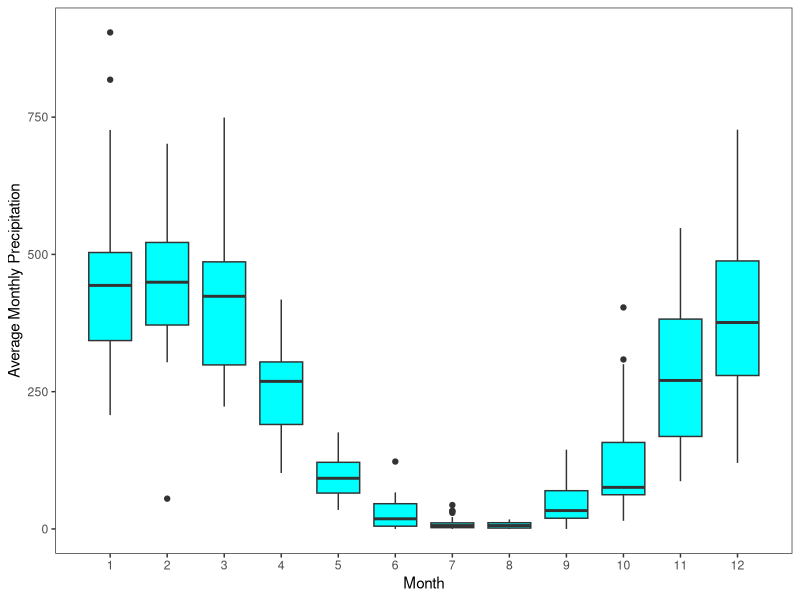
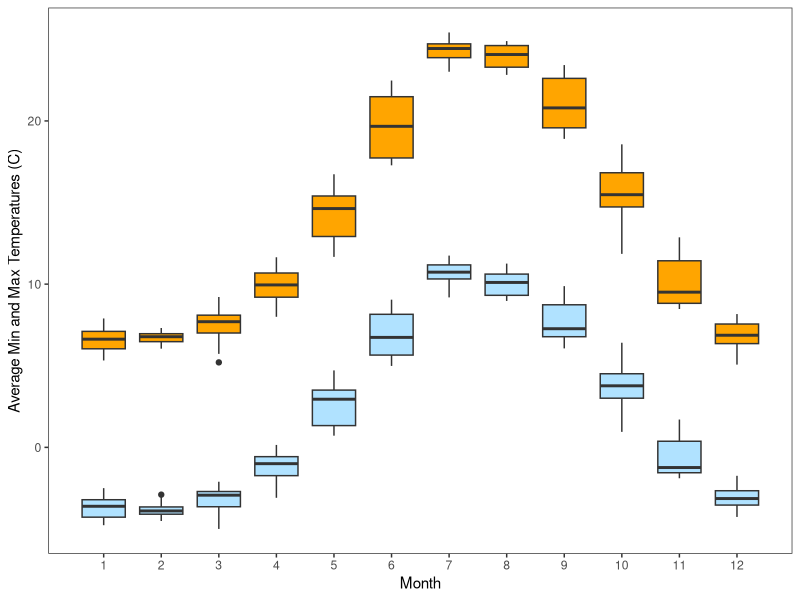
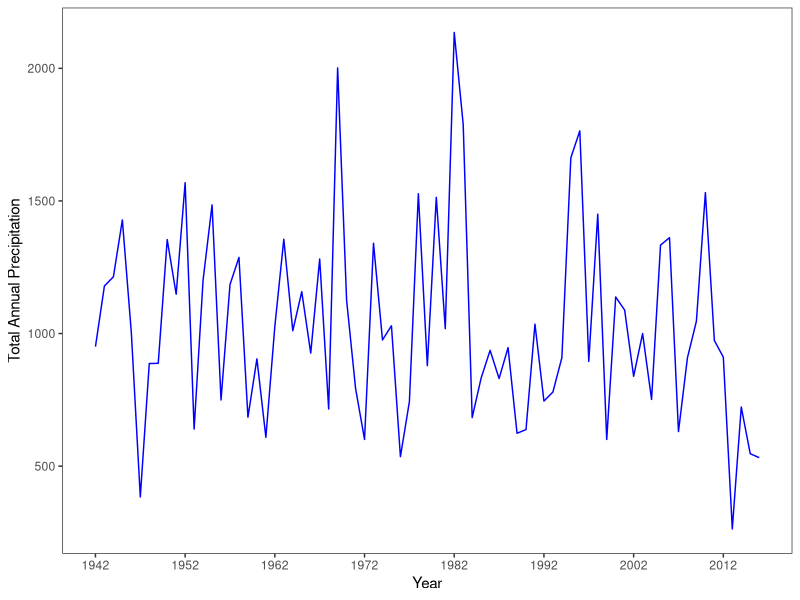
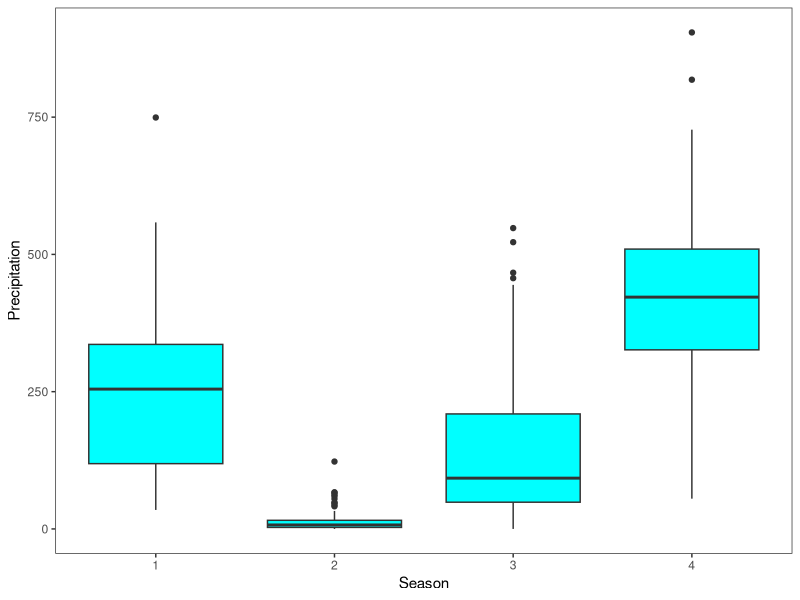

The R script that drew these images, in order:
## ---- chunk 1
library(ggplot2)
climate <- read.table("clim.txt", header=T)
climate$date <- NULL
clim_month <- aggregate(rain~month+day, data = climate, FUN = sum)
ggplot(clim_month, aes(group=month, x = month, y = rain)) +
  geom_boxplot(fill = "cyan") +
  scale_y_continuous(name = "Average Monthly Precipitation") +
  theme_bw()+
  theme(panel.grid.major = element_blank(), panel.grid.minor = element_blank())+
  scale_x_continuous(name = "Month", breaks = c(1,2,3,4,5,6,7,8,9,10,11,12))
## ---- chunk 2
clim_temp_min <- aggregate(tmin~month+day, data = climate, FUN = mean)
clim_temp_max <- aggregate(tmax~month+day, data = climate, FUN = mean)
clim_temp <- merge(clim_temp_max, clim_temp_min)

ggplot(clim_temp, aes(group= month, x = month)) +
  geom_boxplot(aes(y=tmax), fill = "orange") +
  geom_boxplot(aes(y=tmin), fill = "lightskyblue1") +
  scale_y_continuous(name = "Average Min and Max Temperatures (C)") +
  theme_bw()+
  theme(panel.grid.major = element_blank(), panel.grid.minor = element_blank())+
  scale_x_continuous(name = "Month", breaks = c(1,2,3,4,5,6,7,8,9,10,11,12))

## ---- chunk 3
clim_rain <- aggregate(rain~year, data = climate, FUN = sum)
ggplot(clim_rain, aes(y = rain, x = year))+
  geom_line(stat = "identity", color = "blue") +
  theme_bw()+
  scale_x_continuous(breaks=seq(1942, 2016, by = 10))+
  theme(panel.grid.major = element_blank(), panel.grid.minor = element_blank())+
  ylab("Total Annual Precipitation")+
  xlab("Year")
## ---- chunk 4
climate["season"] <- NA
climate$season[climate$month==3]= 1
climate$season[climate$month==4]= 1
climate$season[climate$month==5]= 1
climate$season[climate$month==6]= 2
climate$season[climate$month==7]= 2
climate$season[climate$month==8]= 2
climate$season[climate$month==9]= 3
climate$season[climate$month==10]= 3
climate$season[climate$month==11]= 3
climate$season[climate$month==12]= 4
climate$season[climate$month==1]= 4
climate$season[climate$month==2]= 4
## ---- chunk 5
clim_season <- aggregate(rain~season+month+day, data = climate, FUN = sum)
ggplot(clim_season, aes(group=season, x = season, y = rain)) +
  geom_boxplot(fill = "cyan") +
  scale_y_continuous(name = "Precipitation") +
  theme_bw()+
  theme(panel.grid.major = element_blank(), panel.grid.minor = element_blank())+
  scale_x_continuous(name = "Season", breaks = c(1,2,3,4))
## ---- chunk 6
seasonal_rain <- aggregate(rain~year+season, data = climate, FUN = sum)
winter_rain<- subset(seasonal_rain, season == 4)
season_temp <- aggregate(tmax~year+season, data = climate, FUN = mean)
summer_temp <- subset(season_temp, season == 2)
rain_temp <- merge(summer_temp, winter_rain, by = "year")
## ---- chunk 7
Rain_temp_plot<- ggplot(rain_temp, aes(x=rain, y= tmaxl)) +
  geom_point(size=0.8)+
  geom_smooth(method=lm, se = TRUE, formula = y ~ x, color = "grey", size = 0.5)+
  theme_bw()+
  theme(panel.grid.major = element_blank(), panel.grid.minor = element_blank())+
  xlab("Total Winter Precipitation")+
  ylab("Mean Temperature")
